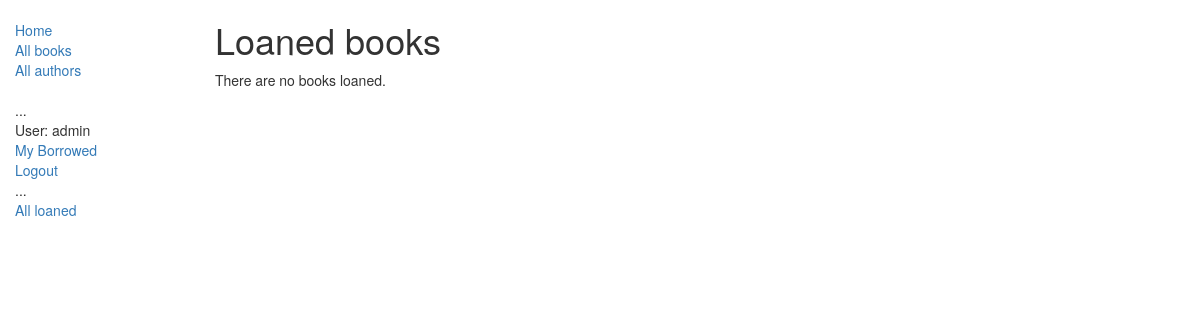
Before: /catalog/loanedbooks/ (signed in) with the older database file.
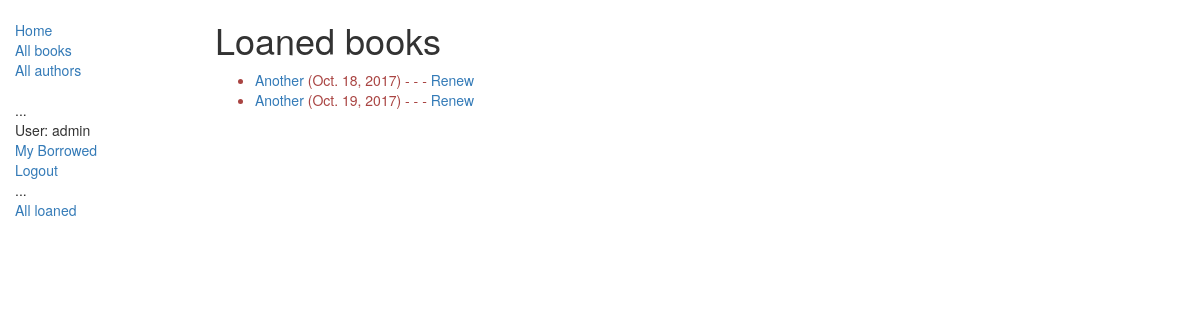
After: the same page with the newer database file.
### catalog/models.py (models this page shows, shortened)
class BookInstance(models.Model):
    id = models.UUIDField(primary_key=True, default=uuid.uuid4, help_text="Unique ID for this particular book across whole library");
    book = models.ForeignKey('Book', on_delete=models.SET_NULL, null=True);
    imprint = models.CharField(max_length=200);
    due_back = models.DateField(null=True, blank=True);
    LOAN_STATUS = (
        ('m', 'Maintenance'),
        ('o', 'On loan'),
        ('a', 'Available'),
        ('r', 'Reserved'),
    )
    status = models.CharField(max_length=1, choices=LOAN_STATUS, blank=True, help_text='Book availability');
    borrower = models.ForeignKey(User, on_delete=models.SET_NULL, null=True, blank=True);
    @property
    def is_overdue(self):
        if self.due_back and date.today() > self.due_back:
            return True
        return False
    class Meta:
        ordering = ["due_back"];
        permissions = (("can_mark_returned", "Set book as returned"),);

class Book(models.Model):
    title = models.CharField(max_length=200);
    author = models.ForeignKey('Author', on_delete=models.SET_NULL, null=True);
    summary = models.TextField(max_length=1000, help_text="Enter a brief description");
    isbn = models.CharField('ISBN', max_length=13, help_text='13 Character <a href="https://www.isbn-international.org/content/what-isbn">ISBN number</a>');
    genre = models.ManyToManyField(Genre, help_text="Select a genre for this book");
    language = models.ForeignKey('Language', on_delete=models.SET_NULL, null=True);
    def display_genre(self):
        """
        Creates a string for the Genre. This is required to display genre in Admin.
        """
        return ', '.join([genre.name for genre in self.genre.all()[:3]]);
    display_genre.short_description = 'Genre';
    class Meta:
        ordering = ["title"];

### catalog/views.py (the view)
class LoanedBooksByLabrarianListView(PermissionRequiredMixin, generic.ListView):
    model = BookInstance;
    permission_required = 'catalog.can_mark_returned';
    template_name = 'catalog/bookinstance_list_loaned_librarian.html';
    paginate_by = 20;
    def get_queryset(self):
        return BookInstance.objects.filter(status__exact='o').order_by('due_back');

### catalog/templates/catalog/bookinstance_list_loaned_librarian.html
{% extends "base_generic.html" %}
{% block content %}
    <h1>Loaned books</h1>
    {% if bookinstance_list %}
    <ul>
      {% for bookinst in bookinstance_list %}
      <li class="{% if bookinst.is_overdue %}text-danger{% endif %}">
        <a href="{% url 'book-detail' bookinst.book.pk %}">{{bookinst.book.title}}</a> ({{ bookinst.due_back }}) - {{bookinst.borrower.get_username}} - {% if perms.catalog.can_mark_returned %}- <a href="{% url 'renew-book-librarian' bookinst.id %}">Renew</a>  {% endif %}
      </li>
      {% endfor %}
    </ul>
    {% else %}
      <p>There are no books loaned.</p>
    {% endif %}
{% endblock %}

Changed rows visible on the page:
added BookInstance: book "Another", due_back "Oct. 18, 2017"
added BookInstance: book "Another", due_back "Oct. 19, 2017"
Other visible differences:
text no longer shown: "There are no books loaned."
